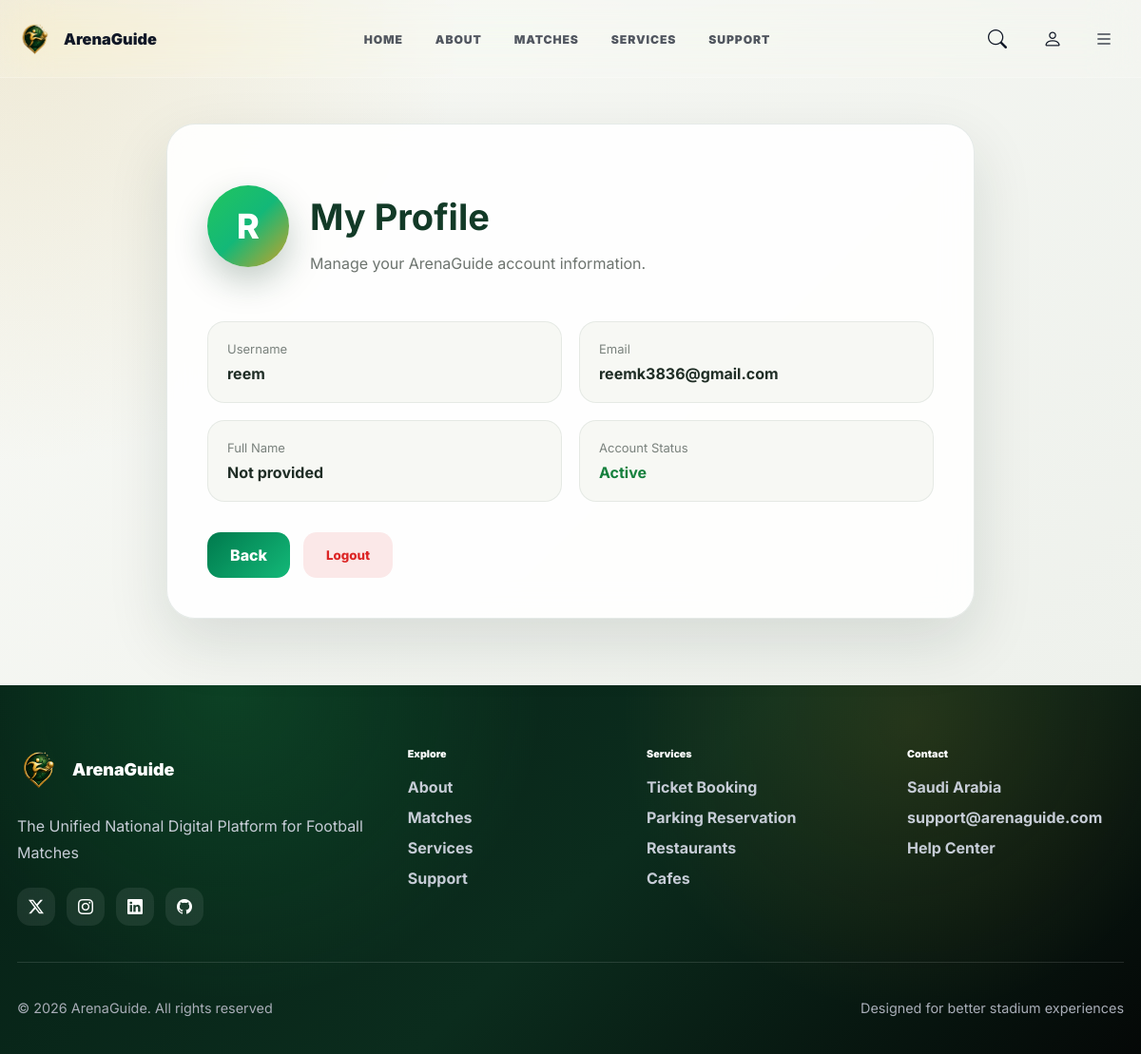
Page /en/account/profile/ (signed in) on the committed database.
### account/models.py (models this page shows, shortened)
class User(AbstractUser):
    class Role(models.TextChoices):
        CUSTOMER = "customer", "Customer"
        ORGANIZER = "organizer", "Organizer"
        IT = "it", "IT"
    class Status(models.TextChoices):
        ACTIVE = "active", "Active"
        INACTIVE = "inactive", "Inactive"
        SUSPENDED = "suspended", "Suspended"
    phone = models.CharField(max_length=20, blank=True, null=True)
    role = models.CharField(max_length=20,choices=Role.choices,default=Role.CUSTOMER)
    status = models.CharField(max_length=20,choices=Status.choices,default=Status.ACTIVE)

### account/views.py (the view)
# urls.py: path("profile/", views.profile_view, name="profile"),
@login_required(login_url="account:login")
def profile_view(request:HttpRequest):
    if request.user.status != User.Status.ACTIVE:
        messages.error(request, "Your account is not active.")
        return redirect("account:login")
    return render(request, "account/profile.html")

### account/templates/account/profile.html (shortened to what this page needs)
{% extends "core/base.html" %}
{% load static %}
{% load i18n %}
{% block extra_css %}
<link rel="stylesheet" href="{% static 'css/profile.css' %}?v=10">
{% endblock %}
{% block content %}
<section class="profile-page">
    <div class="profile-card">
        <div class="profile-header">
            <div class="profile-avatar">
                {{ request.user.username|slice:":1"|upper }}
            </div>
            <div>
                <h1>{% trans "My Profile" %}</h1>
                <p>{% trans "Manage your ArenaGuide account information." %}</p>
            </div>
        </div>
        <div class="profile-info">
            <div class="info-item">
                <span>{% trans "Username" %}</span>
                <strong>{{ request.user.username }}</strong>
            </div>
            <div class="info-item">
                <span>{% trans "Email" %}</span>
                <strong>{{ request.user.email|default:"Not provided" }}</strong>
            </div>
            <div class="info-item">
                <span>{% trans "Full Name" %}</span>
                <strong>
                    {{ request.user.get_full_name|default:"Not provided" }}
                </strong>
            </div>
            <div class="info-item">
                <span>{% trans "Account Status" %}</span>
                <strong class="status-active">{% trans "Active" %}</strong>
            </div>
        </div>
        <div class="profile-actions">
            <a href="{% url 'core:home' %}" class="btn-primary">Back</a>
            <button type="button" class="btn-secondary" id="openLogoutModal">
                Logout
            </button>
        </div>
    </div>
</section>
{% endblock %}

### core/static/css/base.css (style rules this page uses)
:root { --arena-green: #0f7a3b; --arena-green-dark: #0f7a3b; --arena-gold: #c9a227; --arena-bg: #ffffff; --arena-card: rgba(255, 255, 255, 0.82); --arena-text: #111827; --arena-muted: #6b7280; --arena-border: rgba(17, 24, 39, 0.12); --arena-shadow: 0 18px 55px rgba(17, 24, 39, 0.12); --arena-gradient: linear-gradient(135deg, #22c55e, #13b878, #c9a227); --arena-navbar-height: 82px; --arena-radius: 14px; }
* { box-sizing: border-box; }
html { scroll-behavior: smooth; }
body.arena-body { margin: 0; min-height: 100vh; background: var(--arena-bg); color: var(--arena-text); font-family: "Inter", sans-serif; }
a { text-decoration: none; color: inherit; }
button, input { font-family: inherit; }

### account/static/css/profile.css (style rules this page uses)
.profile-page { min-height: calc(100vh - 90px); padding: 130px 7% 70px; background: radial-gradient(circle at top left, rgba(198, 163, 69, 0.18), transparent 35%), linear-gradient(135deg, #f8f9f5, #eef1ec); }
.profile-card { max-width: 850px; margin: auto; background: rgba(255, 255, 255, 0.88); border: 1px solid rgba(18, 58, 39, 0.1); border-radius: 30px; padding: 42px; box-shadow: 0 25px 65px rgba(20, 45, 32, 0.12); backdrop-filter: blur(16px); }
.profile-header { display: flex; align-items: center; gap: 22px; margin-bottom: 35px; }
.profile-avatar { width: 86px; height: 86px; border-radius: 50%; background: linear-gradient(135deg, #22c55e, #13b878, #c9a227); color: #fff; display: grid; place-items: center; font-size: 36px; font-weight: 800; box-shadow: 0 15px 35px rgba(18, 58, 39, 0.25); }
.profile-header h1 { font-size: 38px; color: #123a27; margin-bottom: 8px; }
.profile-header p { color: #6d746f; }
.profile-info { display: grid; grid-template-columns: repeat(2, 1fr); gap: 18px; }
.info-item { padding: 20px; border-radius: 18px; background: #f7f8f4; border: 1px solid rgba(18, 58, 39, 0.08); }
.info-item span { display: block; font-size: 13px; color: #7a827d; margin-bottom: 8px; }
.info-item strong { color: #1f2d25; font-size: 16px; }
.status-active { color: #15803d !important; }
.profile-actions { display: flex; gap: 14px; margin-top: 32px; }
.btn-primary, .btn-secondary { padding: 14px 24px; border-radius: 14px; text-decoration: none; font-weight: 800; transition: 0.3s ease; }
.btn-primary { background: linear-gradient(135deg,#007a4d,#13b878); color: #fff; }
.btn-secondary { background: rgba(220, 38, 38, 0.10); color: #dc2626; border: none; }
.profile-card { transition: all 0.3s ease; }

### rows in the picture
User: user.username "R", user.username "reem", user.email "reemk3836@gmail.com", user.get_full_name "Not provided"
